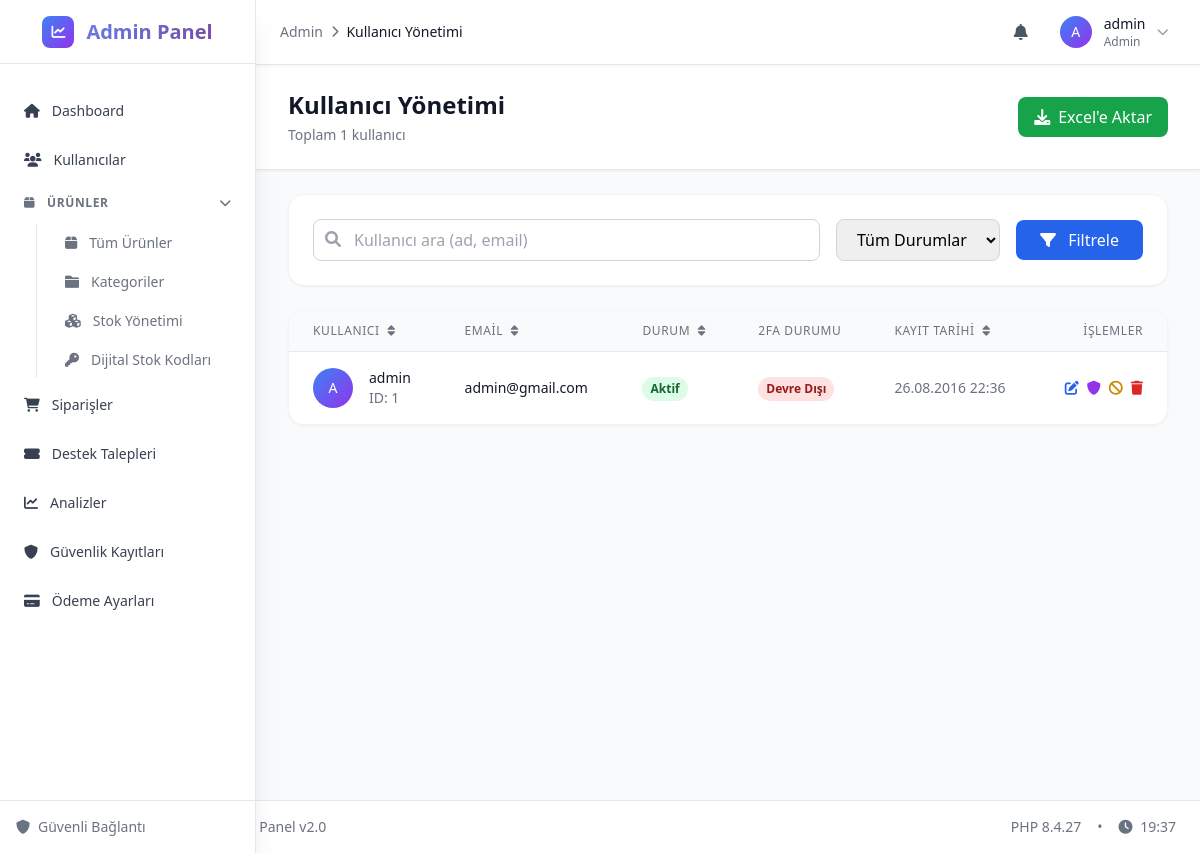
/admin/users.php (signed in), run on the app's committed database.
### tables this page shows
CREATE TABLE `uyeler` (
  `uye_id` int(11) NOT NULL,
  `uye_adi` varchar(200) NOT NULL,
  `uye_sifre` varchar(200) NOT NULL,
  `uye_eposta` varchar(200) NOT NULL,
  `uye_tarih` timestamp NOT NULL DEFAULT current_timestamp(),
  `uye_rutbe` int(11) NOT NULL DEFAULT 0,
  `uye_onay` int(11) NOT NULL DEFAULT 0,
  `uye_hakkimda` varchar(500) NOT NULL,
  `uye_2fa_enabled` tinyint(1) DEFAULT 0,
  `uye_2fa_secret` varchar(255) DEFAULT NULL
);

### admin/users.php (the view, shortened to what the rows shown need)
<?php
require_once __DIR__ . '/../config.php';
function formatDate($date) {
    return date('d.m.Y H:i', strtotime($date));
}
$page = (int)($_GET['page'] ?? 1);
$perPage = 20;
$offset = ($page - 1) * $perPage;
$whereClause = [];
$params = [];
$whereSQL = $whereClause ? 'WHERE ' . implode(' AND ', $whereClause) : '';
$usersQuery = "
    SELECT u.*
    FROM uyeler u
    $whereSQL
    ORDER BY u.uye_tarih DESC
    LIMIT $offset, $perPage
";
$stmt = $db->prepare($usersQuery);
$stmt->execute($params);
$users = $stmt->fetchAll();
include_once __DIR__ . '/includes/header.php';
?>
<div class="flex-1 overflow-auto bg-gray-50">
    <div class="bg-white shadow-sm border-b border-gray-200">
        <div class="max-w-7xl mx-auto px-4 sm:px-6 lg:px-8 py-6">
            <div class="flex items-center justify-between">
                <div>
                    <h1 class="text-2xl font-bold text-gray-900">Kullanıcı Yönetimi</h1>
                </div>
            </div>
        </div>
    </div>
    <div class="max-w-7xl mx-auto px-4 sm:px-6 lg:px-8 py-6">
        <div class="bg-white rounded-2xl shadow-sm border border-gray-100 overflow-hidden">
            <div class="overflow-x-auto">
                <table class="min-w-full divide-y divide-gray-200" data-table id="users-table">
                    <thead class="bg-gray-50">
                        <tr>
                            <th data-sort="username" class="px-6 py-3 text-left text-xs font-medium text-gray-500 uppercase tracking-wider cursor-pointer hover:bg-gray-100">
                                Kullanıcı
                                <i class="fas fa-sort ml-1"></i>
                            </th>
                            <th data-sort="email" class="px-6 py-3 text-left text-xs font-medium text-gray-500 uppercase tracking-wider cursor-pointer hover:bg-gray-100">
                                Email
                                <i class="fas fa-sort ml-1"></i>
                            </th>
                            <th data-sort="status" class="px-6 py-3 text-left text-xs font-medium text-gray-500 uppercase tracking-wider cursor-pointer hover:bg-gray-100">
                                Durum
                                <i class="fas fa-sort ml-1"></i>
                            </th>
                            <th class="px-6 py-3 text-left text-xs font-medium text-gray-500 uppercase tracking-wider">
                                2FA Durumu
                            </th>
                            <th data-sort="created_at" class="px-6 py-3 text-left text-xs font-medium text-gray-500 uppercase tracking-wider cursor-pointer hover:bg-gray-100">
                                Kayıt Tarihi
                                <i class="fas fa-sort ml-1"></i>
                            </th>
                            <th class="px-6 py-3 text-right text-xs font-medium text-gray-500 uppercase tracking-wider">
                                İşlemler
                            </th>
                        </tr>
                    </thead>
                    <tbody class="bg-white divide-y divide-gray-200">
                        <?php foreach ($users as $user): ?>
                        <tr class="hover:bg-gray-50">
                            <td data-sort="username" class="px-6 py-4 whitespace-nowrap">
                                <div class="flex items-center">
                                    <div class="flex-shrink-0 h-10 w-10">
                                        <div class="h-10 w-10 bg-gradient-to-br from-blue-500 to-purple-600 rounded-full flex items-center justify-center">
                                            <span class="text-white font-medium text-sm">
                                                <?php echo strtoupper(substr($user['uye_adi'], 0, 1)); ?>
                                            </span>
                                        </div>
                                    </div>
                                    <div class="ml-4">
                                        <div class="text-sm font-medium text-gray-900">
                                            <?php echo clean($user['uye_adi']); ?>
                                        </div>
                                        <div class="text-sm text-gray-500">
                                            ID: <?php echo $user['uye_id']; ?>
                                        </div>
                                    </div>
                                </div>
                            </td>
                            <td data-sort="email" class="px-6 py-4 whitespace-nowrap">
                                <div class="text-sm text-gray-900"><?php echo clean($user['uye_eposta']); ?></div>
                            </td>
                            <td data-sort="status" class="px-6 py-4 whitespace-nowrap">
                                <?php
                                $statusColors = [
                                    1 => 'bg-green-100 text-green-800',
                                    0 => 'bg-red-100 text-red-800'
                                ];
                                $statusTexts = [
                                    1 => 'Aktif',
                                    0 => 'Yasaklı'
                                ];
                                $status = $user['uye_onay'];
                                ?>
                                <span class="inline-flex px-2 py-1 text-xs font-semibold rounded-full <?php echo $statusColors[$status]; ?>">
                                    <?php echo $statusTexts[$status]; ?>
                                </span>
                            </td>
                            <td class="px-6 py-4 whitespace-nowrap">
                                <?php
                                $fa2StatusColors = [
                                    1 => 'bg-green-100 text-green-800',
                                    0 => 'bg-red-100 text-red-800'
                                ];
                                $fa2StatusTexts = [
                                    1 => 'Aktif',
                                    0 => 'Devre Dışı'
                                ];
                                $fa2Status = $user['uye_2fa_enabled'];
                                ?>
                                <span class="inline-flex px-2 py-1 text-xs font-semibold rounded-full <?php echo $fa2StatusColors[$fa2Status]; ?>">
                                    <?php echo $fa2StatusTexts[$fa2Status]; ?>
                                </span>
                            </td>
                            <td data-sort="created_at" class="px-6 py-4 whitespace-nowrap text-sm text-gray-500">
                                <?php echo formatDate($user['uye_tarih']); ?>
                            </td>
                            <td class="px-6 py-4 whitespace-nowrap text-right text-sm font-medium">
                                <div class="flex items-center justify-end space-x-2">
                                    <button onclick="editUser(<?php echo $user['uye_id']; ?>, '<?php echo addslashes($user['uye_adi']); ?>', '<?php echo addslashes($user['uye_eposta']); ?>')"
                                            class="text-blue-600 hover:text-blue-900" title="Düzenle">
                                        <i class="fas fa-edit"></i>
                                    </button>
                                    <button onclick="toggle2FA(<?php echo $user['uye_id']; ?>, <?php echo $fa2Status; ?>)"
                                            class="text-purple-600 hover:text-purple-900" title="2FA Durumu">
                                        <i class="fas fa-shield-alt"></i>
                                    </button>
                                    <button onclick="toggleUserStatus(<?php echo $user['uye_id']; ?>, <?php echo $status; ?>)"
                                            class="text-yellow-600 hover:text-yellow-900" title="Durumu Değiştir">
                                        <i class="fas fa-ban"></i>
                                    </button>
                                    <button onclick="deleteUser(<?php echo $user['uye_id']; ?>)"
                                            class="text-red-600 hover:text-red-900" title="Sil">
                                        <i class="fas fa-trash"></i>
                                    </button>
                                </div>
                            </td>
                        </tr>
                        <?php endforeach; ?>
                    </tbody>
                </table>
            </div>
        </div>
    </div>
</div>
<?php include_once __DIR__ . '/includes/footer.php'; ?>

### admin/includes/header.php (shortened to what the rows shown need)
<?php
if (!isset($admin) && isAdmin()) {
    $stmt = $db->prepare("SELECT * FROM uyeler WHERE uye_id = ? AND uye_rutbe = 1");
    $stmt->execute([$_SESSION['user_id']]);
    $admin = $stmt->fetch();
}
?>
<!DOCTYPE html>
<html lang="tr" class="h-full bg-gray-50">
<head>
    <script src="https://cdn.tailwindcss.com"></script>
    <link rel="stylesheet" href="https://cdnjs.cloudflare.com/ajax/libs/font-awesome/6.0.0/css/all.min.css">
</head>
<body class="h-full">
    <div class="min-h-full flex">
        <div class="flex-1 flex flex-col" id="main-content">
            <header class="bg-white shadow-sm border-b border-gray-200 z-40">
                <div class="flex items-center justify-between h-16 px-6">
                    <div class="flex items-center space-x-4">
                        <div class="relative" x-data="{ open: false }" @click.outside="open = false">
                            <button @click="open = !open" class="flex items-center space-x-3 p-2 rounded-lg hover:bg-gray-100" id="user-menu-button">
                                <div class="w-8 h-8 bg-gradient-to-br from-blue-500 to-purple-600 rounded-full flex items-center justify-center">
                                    <span class="text-white font-medium text-sm">
                                        <?php echo strtoupper(substr($admin['uye_adi'] ?? 'A', 0, 1)); ?>
                                    </span>
                                </div>
                                <div class="hidden lg:block text-left">
                                    <p class="text-sm font-medium text-gray-900"><?php echo htmlspecialchars($admin['uye_adi'] ?? 'Admin'); ?></p>
                                    <p class="text-xs text-gray-500">Admin</p>
                                </div>
                            </button>
                        </div>
                    </div>
                </div>
            </header>

### data on the page
uyeler: uye_adi "A", uye_adi "admin", uye_id "1", uye_eposta "admin@gmail.com", uye_onay "Aktif", uye_2fa_enabled "Devre Dışı", uye_tarih "26.08.2016 22:36"

### other printed values
$page_title "Kullanıcı Yönetimi"
$totalUsers "1"
PHP_VERSION "8.4.27"
